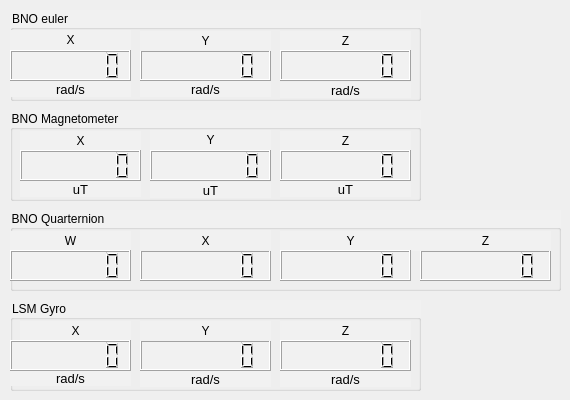
      <widget class="QWidget" name="Misc">
       <attribute name="title">
        <string>Misc</string>
       </attribute>
       <widget class="QGroupBox" name="groupBox_10">
        <property name="geometry">
         <rect>
          <x>10</x>
          <y>110</y>
          <width>411</width>
          <height>91</height>
         </rect>
        </property>
        <property name="styleSheet">
         <string notr="true">background-color: rgb(227, 227, 227);
background-color: rgb(241, 241, 241);
font: 87 9pt &quot;Segoe UI Black&quot;;</string>
        </property>
        <property name="title">
         <string>BNO Magnetometer</string>
        </property>
        <widget class="QLabel" name="label_25">
         <property name="geometry">
          <rect>
           <x>270</x>
           <y>21</y>
           <width>131</width>
           <height>20</height>
          </rect>
         </property>
         <property name="styleSheet">
          <string notr="true">font: 87 11pt &quot;Segoe UI Black&quot;;
font: 11pt &quot;MS Shell Dlg 2&quot;;</string>
         </property>
         <property name="text">
          <string>Z</string>
         </property>
         <property name="alignment">
          <set>Qt::AlignCenter</set>
         </property>
        </widget>
        <widget class="QLabel" name="label_27">
         <property name="geometry">
          <rect>
           <x>10</x>
           <y>21</y>
           <width>121</width>
           <height>20</height>
          </rect>
         </property>
         <property name="styleSheet">
          <string notr="true">font: 87 11pt &quot;Segoe UI Black&quot;;
font: 11pt &quot;MS Shell Dlg 2&quot;;</string>
         </property>
         <property name="text">
          <string>X</string>
         </property>
         <property name="alignment">
          <set>Qt::AlignCenter</set>
         </property>
        </widget>
        <widget class="QLCDNumber" name="BNOMagLCD_Y">
         <property name="geometry">
          <rect>
           <x>140</x>
           <y>40</y>
           <width>121</width>
           <height>31</height>
          </rect>
         </property>
         <property name="smallDecimalPoint">
          <bool>false</bool>
         </property>
         <property name="digitCount">
          <number>7</number>
         </property>
        </widget>
        <widget class="QLCDNumber" name="BNOMagLCD_X">
         <property name="geometry">
          <rect>
           <x>10</x>
           <y>40</y>
           <width>121</width>
           <height>31</height>
          </rect>
         </property>
         <property name="minimumSize">
          <size>
           <width>111</width>
           <height>31</height>
          </size>
         </property>
         <property name="autoFillBackground">
          <bool>false</bool>
         </property>
         <property name="smallDecimalPoint">
          <bool>false</bool>
         </property>
         <property name="digitCount">
          <number>7</number>
         </property>
         <property name="mode">
          <enum>QLCDNumber::Dec</enum>
         </property>
         <property name="segmentStyle">
          <enum>QLCDNumber::Filled</enum>
         </property>
        </widget>
        <widget class="QLCDNumber" name="BNOMagLCD_Z">
         <property name="geometry">
          <rect>
           <x>270</x>
           <y>40</y>
           <width>131</width>
           <height>31</height>
          </rect>
         </property>
         <property name="smallDecimalPoint">
          <bool>false</bool>
         </property>
         <property name="digitCount">
          <number>7</number>
         </property>
        </widget>
        <widget class="QLabel" name="label_29">
         <property name="geometry">
          <rect>
           <x>140</x>
           <y>20</y>
           <width>121</width>
           <height>20</height>
          </rect>
         </property>
         <property name="styleSheet">
          <string notr="true">font: 87 11pt &quot;Segoe UI Black&quot;;
font: 11pt &quot;MS Shell Dlg 2&quot;;</string>
         </property>
         <property name="text">
          <string>Y</string>
         </property>
         <property name="alignment">
          <set>Qt::AlignCenter</set>
         </property>
        </widget>
        <widget class="QLabel" name="label_63">
         <property name="geometry">
          <rect>
           <x>10</x>
           <y>71</y>
           <width>121</width>
           <height>16</height>
          </rect>
         </property>
         <property name="font">
          <font>
           <family>MS UI Gothic</family>
           <pointsize>10</pointsize>
           <weight>50</weight>
           <italic>false</italic>
           <bold>false</bold>
          </font>
         </property>
         <property name="styleSheet">
          <string notr="true">font: 10pt &quot;MS UI Gothic&quot;;</string>
         </property>
         <property name="text">
          <string>uT</string>
         </property>
         <property name="alignment">
          <set>Qt::AlignCenter</set>
         </property>
        </widget>
        <widget class="QLabel" name="label_65">
         <property name="geometry">
          <rect>
           <x>140</x>
           <y>72</y>
           <width>121</width>
           <height>16</height>
          </rect>
         </property>
         <property name="font">
          <font>
           <family>MS UI Gothic</family>
           <pointsize>10</pointsize>
           <weight>50</weight>
           <italic>false</italic>
           <bold>false</bold>
          </font>
         </property>
         <property name="styleSheet">
          <string notr="true">font: 10pt &quot;MS UI Gothic&quot;;</string>
         </property>
         <property name="text">
          <string>uT</string>
         </property>
         <property name="alignment">
          <set>Qt::AlignCenter</set>
         </property>
        </widget>
        <widget class="QLabel" name="label_66">
         <property name="geometry">
          <rect>
           <x>270</x>
           <y>71</y>
           <width>131</width>
           <height>16</height>
          </rect>
         </property>
         <property name="font">
          <font>
           <family>MS UI Gothic</family>
           <pointsize>10</pointsize>
           <weight>50</weight>
           <italic>false</italic>
           <bold>false</bold>
          </font>
         </property>
         <property name="styleSheet">
          <string notr="true">font: 10pt &quot;MS UI Gothic&quot;;</string>
         </property>
         <property name="text">
          <string>uT</string>
         </property>
         <property name="alignment">
          <set>Qt::AlignCenter</set>
         </property>
        </widget>
       </widget>
       <widget class="QGroupBox" name="groupBox_9">
        <property name="geometry">
         <rect>
          <x>10</x>
          <y>10</y>
          <width>411</width>
          <height>91</height>
         </rect>
        </property>
        <property name="styleSheet">
         <string notr="true">background-color: rgb(227, 227, 227);
background-color: rgb(241, 241, 241);
font: 87 9pt &quot;Segoe UI Black&quot;;</string>
        </property>
        <property name="title">
         <string>BNO euler</string>
        </property>
        <widget class="QLabel" name="label_24">
         <property name="geometry">
          <rect>
           <x>270</x>
           <y>21</y>
           <width>131</width>
           <height>20</height>
          </rect>
         </property>
         <property name="styleSheet">
          <string notr="true">font: 87 11pt &quot;Segoe UI Black&quot;;
font: 11pt &quot;MS Shell Dlg 2&quot;;</string>
         </property>
         <property name="text">
          <string>Z</string>
         </property>
         <property name="alignment">
          <set>Qt::AlignCenter</set>
         </property>
        </widget>
        <widget class="QLabel" name="label_26">
         <property name="geometry">
          <rect>
           <x>0</x>
           <y>20</y>
           <width>121</width>
           <height>20</height>
          </rect>
         </property>
         <property name="styleSheet">
          <string notr="true">font: 87 11pt &quot;Segoe UI Black&quot;;
font: 11pt &quot;MS Shell Dlg 2&quot;;</string>
         </property>
         <property name="text">
          <string>X</string>
         </property>
         <property name="alignment">
          <set>Qt::AlignCenter</set>
         </property>
        </widget>
        <widget class="QLCDNumber" name="BNOEulerLCD_Y">
         <property name="geometry">
          <rect>
           <x>130</x>
           <y>40</y>
           <width>131</width>
           <height>31</height>
          </rect>
         </property>
         <property name="smallDecimalPoint">
          <bool>false</bool>
         </property>
         <property name="digitCount">
          <number>7</number>
         </property>
        </widget>
        <widget class="QLCDNumber" name="BNOEulerLCD_X">
         <property name="geometry">
          <rect>
           <x>0</x>
           <y>40</y>
           <width>121</width>
           <height>31</height>
          </rect>
         </property>
         <property name="minimumSize">
          <size>
           <width>111</width>
           <height>31</height>
          </size>
         </property>
         <property name="autoFillBackground">
          <bool>false</bool>
         </property>
         <property name="smallDecimalPoint">
          <bool>false</bool>
         </property>
         <property name="digitCount">
          <number>7</number>
         </property>
         <property name="mode">
          <enum>QLCDNumber::Dec</enum>
         </property>
         <property name="segmentStyle">
          <enum>QLCDNumber::Filled</enum>
         </property>
        </widget>
        <widget class="QLCDNumber" name="BNOEulerLCD_Z">
         <property name="geometry">
          <rect>
           <x>270</x>
           <y>40</y>
           <width>131</width>
           <height>31</height>
          </rect>
         </property>
         <property name="smallDecimalPoint">
          <bool>false</bool>
         </property>
         <property name="digitCount">
          <number>7</number>
         </property>
        </widget>
        <widget class="QLabel" name="label_28">
         <property name="geometry">
          <rect>
           <x>130</x>
           <y>21</y>
           <width>131</width>
           <height>20</height>
          </rect>
         </property>
         <property name="styleSheet">
          <string notr="true">font: 87 11pt &quot;Segoe UI Black&quot;;
font: 11pt &quot;MS Shell Dlg 2&quot;;</string>
         </property>
         <property name="text">
          <string>Y</string>
         </property>
         <property name="alignment">
          <set>Qt::AlignCenter</set>
         </property>
        </widget>
        <widget class="QLabel" name="label_58">
         <property name="geometry">
          <rect>
           <x>0</x>
           <y>71</y>
           <width>121</width>
           <height>16</height>
          </rect>
         </property>
         <property name="font">
          <font>
           <family>MS UI Gothic</family>
           <pointsize>10</pointsize>
           <weight>50</weight>
           <italic>false</italic>
           <bold>false</bold>
          </font>
         </property>
         <property name="styleSheet">
          <string notr="true">font: 10pt &quot;MS UI Gothic&quot;;</string>
         </property>
         <property name="text">
          <string>rad/s</string>
         </property>
         <property name="alignment">
          <set>Qt::AlignCenter</set>
         </property>
        </widget>
        <widget class="QLabel" name="label_60">
         <property name="geometry">
          <rect>
           <x>130</x>
           <y>71</y>
           <width>131</width>
           <height>16</height>
          </rect>
         </property>
         <property name="font">
          <font>
           <family>MS UI Gothic</family>
           <pointsize>10</pointsize>
           <weight>50</weight>
           <italic>false</italic>
           <bold>false</bold>
          </font>
         </property>
         <property name="styleSheet">
          <string notr="true">font: 10pt &quot;MS UI Gothic&quot;;</string>
         </property>
         <property name="text">
          <string>rad/s</string>
         </property>
         <property name="alignment">
          <set>Qt::AlignCenter</set>
         </property>
        </widget>
        <widget class="QLabel" name="label_61">
         <property name="geometry">
          <rect>
           <x>270</x>
           <y>72</y>
           <width>131</width>
           <height>16</height>
          </rect>
         </property>
         <property name="font">
          <font>
           <family>MS UI Gothic</family>
           <pointsize>10</pointsize>
           <weight>50</weight>
           <italic>false</italic>
           <bold>false</bold>
          </font>
         </property>
         <property name="styleSheet">
          <string notr="true">font: 10pt &quot;MS UI Gothic&quot;;</string>
         </property>
         <property name="text">
          <string>rad/s</string>
         </property>
         <property name="alignment">
          <set>Qt::AlignCenter</set>
         </property>
        </widget>
       </widget>
       <widget class="QGroupBox" name="groupBox_8">
        <property name="geometry">
         <rect>
          <x>10</x>
          <y>210</y>
          <width>551</width>
          <height>81</height>
         </rect>
        </property>
        <property name="styleSheet">
         <string notr="true">background-color: rgb(227, 227, 227);
background-color: rgb(241, 241, 241);
font: 87 9pt &quot;Segoe UI Black&quot;;</string>
        </property>
        <property name="title">
         <string>BNO Quarternion</string>
        </property>
        <widget class="QLabel" name="label_46">
         <property name="geometry">
          <rect>
           <x>270</x>
           <y>21</y>
           <width>141</width>
           <height>20</height>
          </rect>
         </property>
         <property name="styleSheet">
          <string notr="true">font: 87 11pt &quot;Segoe UI Black&quot;;
font: 11pt &quot;MS Shell Dlg 2&quot;;</string>
         </property>
         <property name="text">
          <string>Y</string>
         </property>
         <property name="alignment">
          <set>Qt::AlignCenter</set>
         </property>
        </widget>
        <widget class="QLabel" name="label_49">
         <property name="geometry">
          <rect>
           <x>0</x>
           <y>21</y>
           <width>121</width>
           <height>20</height>
          </rect>
         </property>
         <property name="styleSheet">
          <string notr="true">font: 87 11pt &quot;Segoe UI Black&quot;;
font: 11pt &quot;MS Shell Dlg 2&quot;;</string>
         </property>
         <property name="text">
          <string>W</string>
         </property>
         <property name="alignment">
          <set>Qt::AlignCenter</set>
         </property>
        </widget>
        <widget class="QLCDNumber" name="BNOQuarLCD_X">
         <property name="geometry">
          <rect>
           <x>130</x>
           <y>40</y>
           <width>131</width>
           <height>31</height>
          </rect>
         </property>
         <property name="smallDecimalPoint">
          <bool>false</bool>
         </property>
         <property name="digitCount">
          <number>7</number>
         </property>
        </widget>
        <widget class="QLCDNumber" name="BNOQuarLCD_W">
         <property name="geometry">
          <rect>
           <x>0</x>
           <y>40</y>
           <width>121</width>
           <height>31</height>
          </rect>
         </property>
         <property name="minimumSize">
          <size>
           <width>111</width>
           <height>31</height>
          </size>
         </property>
         <property name="autoFillBackground">
          <bool>false</bool>
         </property>
         <property name="smallDecimalPoint">
          <bool>false</bool>
         </property>
         <property name="digitCount">
          <number>7</number>
         </property>
         <property name="mode">
          <enum>QLCDNumber::Dec</enum>
         </property>
         <property name="segmentStyle">
          <enum>QLCDNumber::Filled</enum>
         </property>
        </widget>
        <widget class="QLCDNumber" name="BNOQuarLCD_Y">
         <property name="geometry">
          <rect>
           <x>270</x>
           <y>40</y>
           <width>131</width>
           <height>31</height>
          </rect>
         </property>
         <property name="smallDecimalPoint">
          <bool>false</bool>
         </property>
         <property name="digitCount">
          <number>7</number>
         </property>
        </widget>
        <widget class="QLabel" name="label_51">
         <property name="geometry">
          <rect>
           <x>130</x>
           <y>20</y>
           <width>131</width>
           <height>21</height>
          </rect>
         </property>
         <property name="styleSheet">
          <string notr="true">font: 87 11pt &quot;Segoe UI Black&quot;;
font: 11pt &quot;MS Shell Dlg 2&quot;;</string>
         </property>
         <property name="text">
          <string>X</string>
         </property>
         <property name="alignment">
          <set>Qt::AlignCenter</set>
         </property>
        </widget>
        <widget class="QLCDNumber" name="BNOQuarLCD_Z">
         <property name="geometry">
          <rect>
           <x>410</x>
           <y>40</y>
           <width>131</width>
           <height>31</height>
          </rect>
         </property>
         <property name="smallDecimalPoint">
          <bool>false</bool>
         </property>
         <property name="digitCount">
          <number>7</number>
         </property>
        </widget>
        <widget class="QLabel" name="label_54">
         <property name="geometry">
          <rect>
           <x>410</x>
           <y>21</y>
           <width>131</width>
           <height>20</height>
          </rect>
         </property>
         <property name="styleSheet">
          <string notr="true">font: 87 11pt &quot;Segoe UI Black&quot;;
font: 11pt &quot;MS Shell Dlg 2&quot;;</string>
         </property>
         <property name="text">
          <string>Z</string>
         </property>
         <property name="alignment">
          <set>Qt::AlignCenter</set>
         </property>
        </widget>
       </widget>
       <widget class="QGroupBox" name="groupBox_12">
        <property name="geometry">
         <rect>
          <x>10</x>
          <y>300</y>
          <width>411</width>
          <height>91</height>
         </rect>
        </property>
        <property name="styleSheet">
         <string notr="true">background-color: rgb(227, 227, 227);
background-color: rgb(241, 241, 241);
font: 87 9pt &quot;Segoe UI Black&quot;;</string>
        </property>
        <property name="title">
         <string>LSM Gyro</string>
        </property>
        <widget class="QLabel" name="label_68">
         <property name="geometry">
          <rect>
           <x>270</x>
           <y>21</y>
           <width>131</width>
           <height>20</height>
          </rect>
         </property>
         <property name="styleSheet">
          <string notr="true">font: 87 11pt &quot;Segoe UI Black&quot;;
font: 11pt &quot;MS Shell Dlg 2&quot;;</string>
         </property>
         <property name="text">
          <string>Z</string>
         </property>
         <property name="alignment">
          <set>Qt::AlignCenter</set>
         </property>
        </widget>
        <widget class="QLabel" name="label_69">
         <property name="geometry">
          <rect>
           <x>0</x>
           <y>70</y>
           <width>121</width>
           <height>16</height>
          </rect>
         </property>
         <property name="font">
          <font>
           <family>MS UI Gothic</family>
           <pointsize>10</pointsize>
           <weight>50</weight>
           <italic>false</italic>
           <bold>false</bold>
          </font>
         </property>
         <property name="styleSheet">
          <string notr="true">font: 10pt &quot;MS UI Gothic&quot;;</string>
         </property>
         <property name="text">
          <string>rad/s</string>
         </property>
         <property name="alignment">
          <set>Qt::AlignCenter</set>
         </property>
        </widget>
        <widget class="QLabel" name="label_70">
         <property name="geometry">
          <rect>
           <x>10</x>
           <y>21</y>
           <width>111</width>
           <height>20</height>
          </rect>
         </property>
         <property name="styleSheet">
          <string notr="true">font: 87 11pt &quot;Segoe UI Black&quot;;
font: 11pt &quot;MS Shell Dlg 2&quot;;</string>
         </property>
         <property name="text">
          <string>X</string>
         </property>
         <property name="alignment">
          <set>Qt::AlignCenter</set>
         </property>
        </widget>
        <widget class="QLCDNumber" name="LSMGyroLCD_Y">
         <property name="geometry">
          <rect>
           <x>130</x>
           <y>40</y>
           <width>131</width>
           <height>31</height>
          </rect>
         </property>
         <property name="smallDecimalPoint">
          <bool>false</bool>
         </property>
         <property name="digitCount">
          <number>7</number>
         </property>
        </widget>
        <widget class="QLabel" name="label_71">
         <property name="geometry">
          <rect>
           <x>130</x>
           <y>71</y>
           <width>131</width>
           <height>16</height>
          </rect>
         </property>
         <property name="font">
          <font>
           <family>MS UI Gothic</family>
           <pointsize>10</pointsize>
           <weight>50</weight>
           <italic>false</italic>
           <bold>false</bold>
          </font>
         </property>
         <property name="styleSheet">
          <string notr="true">font: 10pt &quot;MS UI Gothic&quot;;</string>
         </property>
         <property name="text">
          <string>rad/s</string>
         </property>
         <property name="alignment">
          <set>Qt::AlignCenter</set>
         </property>
        </widget>
        <widget class="QLCDNumber" name="LSMGyroLCD_X">
         <property name="geometry">
          <rect>
           <x>0</x>
           <y>40</y>
           <width>121</width>
           <height>31</height>
          </rect>
         </property>
         <property name="minimumSize">
          <size>
           <width>111</width>
           <height>31</height>
          </size>
         </property>
         <property name="autoFillBackground">
          <bool>false</bool>
         </property>
         <property name="smallDecimalPoint">
          <bool>false</bool>
         </property>
         <property name="digitCount">
          <number>7</number>
         </property>
         <property name="mode">
          <enum>QLCDNumber::Dec</enum>
         </property>
         <property name="segmentStyle">
          <enum>QLCDNumber::Filled</enum>
         </property>
        </widget>
        <widget class="QLCDNumber" name="LSMGyroLCD_Z">
         <property name="geometry">
          <rect>
           <x>270</x>
           <y>40</y>
           <width>131</width>
           <height>31</height>
          </rect>
         </property>
         <property name="smallDecimalPoint">
          <bool>false</bool>
         </property>
         <property name="digitCount">
          <number>7</number>
         </property>
        </widget>
        <widget class="QLabel" name="label_72">
         <property name="geometry">
          <rect>
           <x>130</x>
           <y>21</y>
           <width>131</width>
           <height>20</height>
          </rect>
         </property>
         <property name="styleSheet">
          <string notr="true">font: 87 11pt &quot;Segoe UI Black&quot;;
font: 11pt &quot;MS Shell Dlg 2&quot;;</string>
         </property>
         <property name="text">
          <string>Y</string>
         </property>
         <property name="alignment">
          <set>Qt::AlignCenter</set>
         </property>
        </widget>
        <widget class="QLabel" name="label_73">
         <property name="geometry">
          <rect>
           <x>270</x>
           <y>71</y>
           <width>131</width>
           <height>16</height>
          </rect>
         </property>
         <property name="font">
          <font>
           <family>MS UI Gothic</family>
           <pointsize>10</pointsize>
           <weight>50</weight>
           <italic>false</italic>
           <bold>false</bold>
          </font>
         </property>
         <property name="styleSheet">
          <string notr="true">font: 10pt &quot;MS UI Gothic&quot;;</string>
         </property>
         <property name="text">
          <string>rad/s</string>
         </property>
         <property name="alignment">
          <set>Qt::AlignCenter</set>
         </property>
        </widget>
       </widget>
      </widget>
